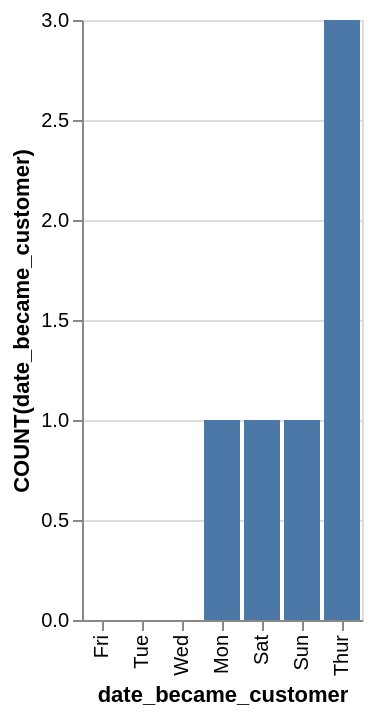

Here is the Vega-Lite specification saved for this chart:
### Vega-Lite specification from a JSON file in a GitHub repository (floating-point values rounded to 4 significant figures)
{"data": {"values": [{"x_data": "Fri", "y_data": 0}, {"x_data": "Tue", "y_data": 0}, {"x_data": "Wed", "y_data": 0}, {"x_data": "Mon", "y_data": 1}, {"x_data": "Sat", "y_data": 1}, {"x_data": "Sun", "y_data": 1}, {"x_data": "Thur", "y_data": 3}]}, "mark": "bar", "encoding": {"x": {"field": "x_data", "type": "nominal", "title": "date_became_customer", "sort": {"op": "sum", "field": "y_data", "order": "ascending"}}, "y": {"field": "y_data", "type": "quantitative", "title": "COUNT(date_became_customer)"}}}
